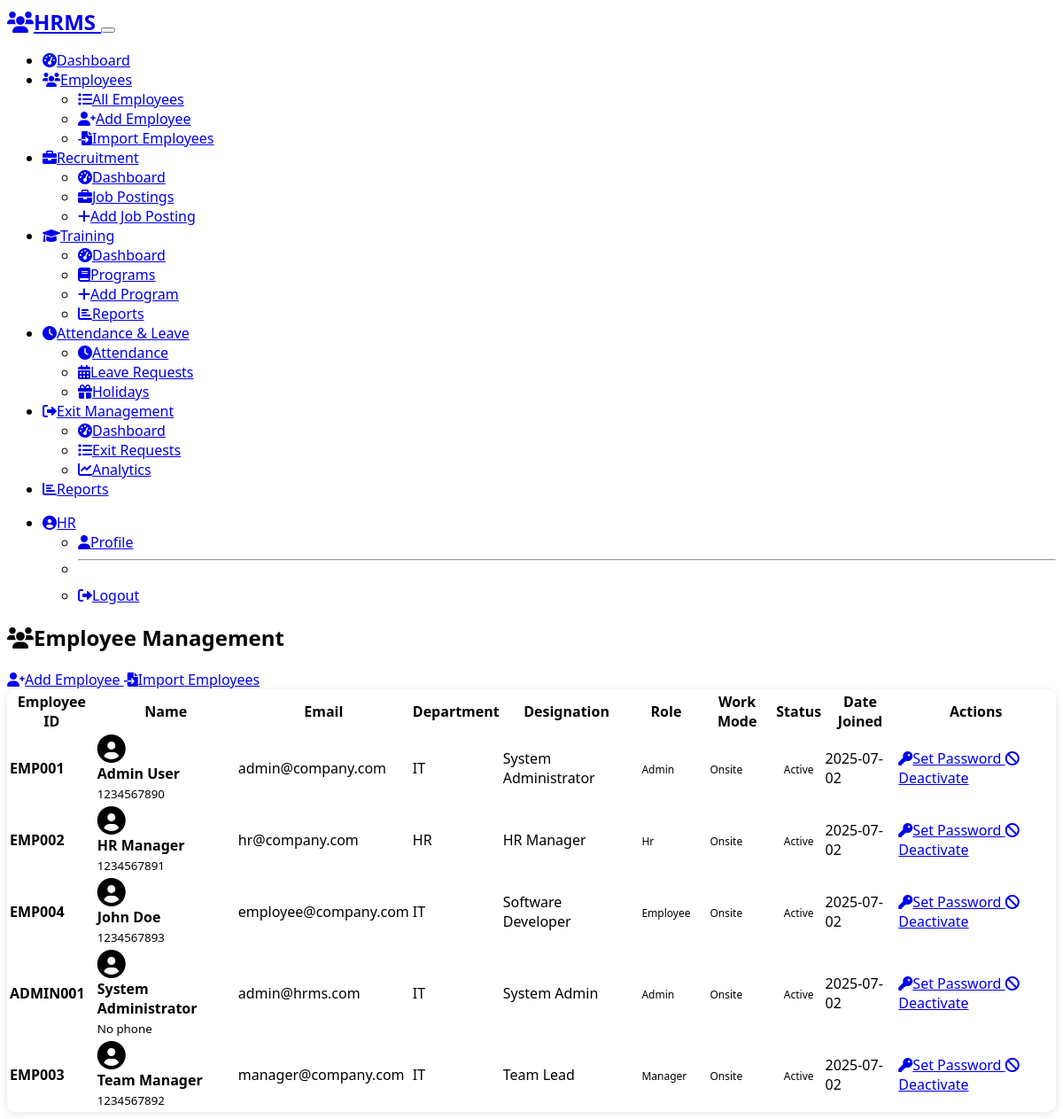
The page /admin/employees (signed in) on the database as committed earlier.
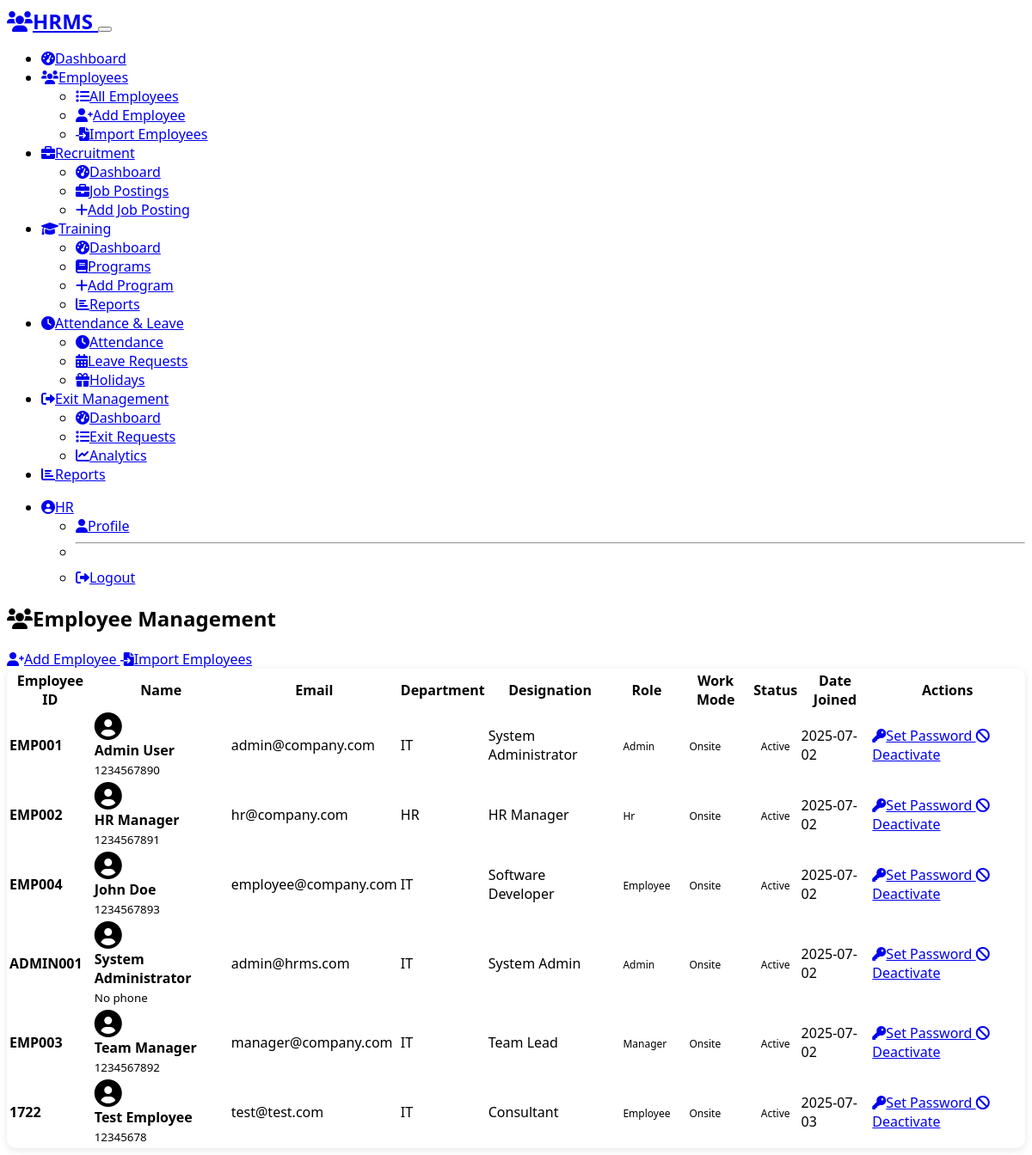
The same page on the database as committed later.
### models.py (models this page shows, shortened)
class User(UserMixin, db.Model):
    __tablename__ = 'users'
    id = db.Column(db.Integer, primary_key=True)
    email = db.Column(db.String(120), unique=True, nullable=False)
    employee_id = db.Column(db.String(20), unique=True, nullable=False)
    first_name = db.Column(db.String(50), nullable=False)
    last_name = db.Column(db.String(50), nullable=False)
    phone = db.Column(db.String(15))
    department = db.Column(db.String(50), nullable=False)
    designation = db.Column(db.String(50), nullable=False)
    work_mode = db.Column(db.String(20), nullable=False, default='onsite')  # onsite/offsite
    role = db.Column(db.String(20), nullable=False, default='employee')  # admin/employee/manager
    manager_id = db.Column(db.Integer, db.ForeignKey('users.id'), nullable=True)
    password_hash = db.Column(db.String(256))
    active = db.Column(db.Boolean, default=True)
    date_joined = db.Column(db.DateTime, default=datetime.utcnow)
    reset_token = db.Column(db.String(100))
    reset_token_expires = db.Column(db.DateTime)
    @property
    def is_active(self):
        return self.active
    attendance_records = db.relationship('Attendance', backref='user', lazy=True)
    leave_requests = db.relationship('LeaveRequest', foreign_keys='LeaveRequest.user_id', backref='user', lazy=True)
    reviewed_leave_requests = db.relationship('LeaveRequest', foreign_keys='LeaveRequest.reviewed_by', backref='reviewer', lazy=True)
    documents = db.relationship('Document', backref='user', lazy=True)
    reportees = db.relationship('User', backref=db.backref('manager', remote_side='User.id'), lazy=True)
    emergency_contacts = db.relationship('EmergencyContact', backref='user', lazy=True)
    job_postings = db.relationship('JobPosting', backref='poster', lazy=True)
    interviews = db.relationship('Interview', backref='interviewer', lazy=True)
    training_programs = db.relationship('TrainingProgram', backref='creator', lazy=True)
    training_enrollments = db.relationship('TrainingEnrollment', backref='user', lazy=True)
    certifications = db.relationship('Certification', backref='user', lazy=True)
    exit_requests = db.relationship('ExitRequest', foreign_keys='ExitRequest.user_id', backref='user', lazy=True)
    approved_exits = db.relationship('ExitRequest', foreign_keys='ExitRequest.approved_by', backref='approver', lazy=True)
    exit_interviews = db.relationship('ExitInterview', backref='interviewer', lazy=True)
    announcements = db.relationship('Announcement', backref='creator', lazy=True)
    policy_documents = db.relationship('PolicyDocument', backref='creator', lazy=True)
    policy_acknowledgments = db.relationship('PolicyAcknowledgment', backref='user', lazy=True)
    employment_history = db.relationship('EmploymentHistory', backref='user', lazy=True)
    @property
    def can_manage_employees(self):
        return self.role in ['admin', 'hr']
    @property
    def full_name(self):
        return f"{self.first_name} {self.last_name}"

### routes/admin.py (the view)
@admin_bp.route('/employees')
@login_required
@admin_required
def employees():
    employees = User.query.order_by(User.first_name).all()
    return render_template('admin/employees.html', employees=employees)

### app.py (called while the page is built)
@login_manager.user_loader
def load_user(user_id):
    from models import User
    return User.query.get(int(user_id))

### routes/admin.py (called while the page is built)
def admin_required(f):
    @wraps(f)
    def decorated_function(*args, **kwargs):
        if not current_user.is_authenticated or not current_user.can_manage_employees:
            flash('Access denied. Admin or HR privileges required.', 'danger')
            return redirect(url_for('main.index'))
        return f(*args, **kwargs)
    return decorated_function

### templates/admin/employees.html (shortened to what the changed rows need)
{% extends "base.html" %}
{% block content %}
<div class="container">
    <div class="d-flex justify-content-between align-items-center mb-4">
        <h2><i class="fas fa-users me-2"></i>Employee Management</h2>
    </div>
    <div class="card">
        <div class="card-body">
            <div class="table-responsive">
                <table class="table table-hover">
                    <thead>
                        <tr>
                            <th>Employee ID</th>
                            <th>Name</th>
                            <th>Email</th>
                            <th>Department</th>
                            <th>Designation</th>
                            <th>Role</th>
                            <th>Work Mode</th>
                            <th>Status</th>
                            <th>Date Joined</th>
                            <th>Actions</th>
                        </tr>
                    </thead>
                    <tbody>
                        {% for employee in employees %}
                        <tr>
                            <td><strong>{{ employee.employee_id }}</strong></td>
                            <td>
                                <div class="d-flex align-items-center">
                                    <i class="fas fa-user-circle fa-2x text-secondary me-2"></i>
                                    <div>
                                        <strong>{{ employee.full_name }}</strong><br>
                                        <small class="text-muted">{{ employee.phone or 'No phone' }}</small>
                                    </div>
                                </div>
                            </td>
                            <td>{{ employee.email }}</td>
                            <td>{{ employee.department }}</td>
                            <td>{{ employee.designation }}</td>
                            <td>
                                <span class="badge bg-{{ 'danger' if employee.role == 'admin' else ('warning' if employee.role == 'hr' else ('primary' if employee.role == 'manager' else 'secondary')) }}">
                                    {{ employee.role|title }}
                                </span>
                            </td>
                            <td>
                                <span class="badge bg-{{ 'success' if employee.work_mode == 'onsite' else 'info' }}">
                                    {{ employee.work_mode|title }}
                                </span>
                            </td>
                            <td>
                                <span class="badge bg-{{ 'success' if employee.active else 'danger' }}">
                                    {{ 'Active' if employee.active else 'Inactive' }}
                                </span>
                            </td>
                            <td>{{ employee.date_joined.strftime('%Y-%m-%d') }}</td>
                            <td>
                                <a href="{{ url_for('admin.set_employee_password', emp_id=employee.id) }}"
                                   class="btn btn-sm btn-info me-1">
                                    <i class="fas fa-key me-1"></i>Set Password
                                </a>
                                <a href="{{ url_for('admin.toggle_employee_status', emp_id=employee.id) }}"
                                   class="btn btn-sm btn-{{ 'warning' if employee.active else 'success' }}"
                                   onclick="return confirm('Are you sure you want to {{ 'deactivate' if employee.active else 'activate' }} this employee?')">
                                    <i class="fas fa-{{ 'ban' if employee.active else 'check' }}"></i>
                                    {{ 'Deactivate' if employee.active else 'Activate' }}
                                </a>
                            </td>
                        </tr>
                        {% endfor %}
                    </tbody>
                </table>
            </div>
        </div>
    </div>
</div>
{% endblock %}

### templates/base.html (shortened to what the changed rows need)
<!DOCTYPE html>
<html lang="en" data-bs-theme="dark">
<head>
    <link href="https://cdn.replit.com/agent/bootstrap-agent-dark-theme.min.css" rel="stylesheet">
    <link href="https://cdnjs.cloudflare.com/ajax/libs/font-awesome/6.0.0/css/all.min.css" rel="stylesheet">
    <link href="{{ url_for('static', filename='css/custom.css') }}" rel="stylesheet">
</head>
<body>
    {% if current_user.is_authenticated %}
    <nav class="navbar navbar-expand-lg navbar-dark bg-dark">
        <div class="container">
            <a class="navbar-brand" href="{{ url_for('main.index') }}">
                <i class="fas fa-users me-2"></i>HRMS
            </a>
            <button class="navbar-toggler" type="button" data-bs-toggle="collapse" data-bs-target="#navbarNav">
            </button>
            <div class="collapse navbar-collapse" id="navbarNav">
                <ul class="navbar-nav me-auto">
                    {% if current_user.can_manage_employees %}
                        <li class="nav-item">
                            <a class="nav-link" href="{{ url_for('admin.dashboard') }}">
                                <i class="fas fa-tachometer-alt me-1"></i>Dashboard
                            </a>
                        </li>
                        <li class="nav-item dropdown">
                            <a class="nav-link dropdown-toggle" href="#" role="button" data-bs-toggle="dropdown">
                                <i class="fas fa-users me-1"></i>Employees
                            </a>
                            <ul class="dropdown-menu">
                                <li><a class="dropdown-item" href="{{ url_for('admin.employees') }}">
                                    <i class="fas fa-list me-2"></i>All Employees
                                </a></li>
                                <li><a class="dropdown-item" href="{{ url_for('admin.add_employee') }}">
                                    <i class="fas fa-user-plus me-2"></i>Add Employee
                                </a></li>
                                <li><a class="dropdown-item" href="{{ url_for('reports.import_employees') }}">
                                    <i class="fas fa-file-import me-2"></i>Import Employees
                                </a></li>
                            </ul>
                        </li>
                        <li class="nav-item dropdown">
                            <a class="nav-link dropdown-toggle" href="#" role="button" data-bs-toggle="dropdown">
                                <i class="fas fa-briefcase me-1"></i>Recruitment
                            </a>
                            <ul class="dropdown-menu">
                                <li><a class="dropdown-item" href="{{ url_for('recruitment.dashboard') }}">
                                    <i class="fas fa-tachometer-alt me-2"></i>Dashboard
                                </a></li>
                                <li><a class="dropdown-item" href="{{ url_for('recruitment.jobs') }}">
                                    <i class="fas fa-briefcase me-2"></i>Job Postings
                                </a></li>
                                <li><a class="dropdown-item" href="{{ url_for('recruitment.add_job') }}">
                                    <i class="fas fa-plus me-2"></i>Add Job Posting
                                </a></li>
                            </ul>
                        </li>
                        <li class="nav-item dropdown">
                            <a class="nav-link dropdown-toggle" href="#" role="button" data-bs-toggle="dropdown">
                                <i class="fas fa-graduation-cap me-1"></i>Training
                            </a>
                            <ul class="dropdown-menu">
                                <li><a class="dropdown-item" href="{{ url_for('training.dashboard') }}">
                                    <i class="fas fa-tachometer-alt me-2"></i>Dashboard
                                </a></li>
                                <li><a class="dropdown-item" href="{{ url_for('training.programs') }}">
                                    <i class="fas fa-book me-2"></i>Programs
                                </a></li>
                                <li><a class="dropdown-item" href="{{ url_for('training.add_program') }}">
                                    <i class="fas fa-plus me-2"></i>Add Program
                                </a></li>
                                <li><a class="dropdown-item" href="{{ url_for('training.training_reports') }}">
                                    <i class="fas fa-chart-bar me-2"></i>Reports
                                </a></li>
                            </ul>
                        </li>
                        <li class="nav-item dropdown">
                            <a class="nav-link dropdown-toggle" href="#" role="button" data-bs-toggle="dropdown">
                                <i class="fas fa-clock me-1"></i>Attendance & Leave
                            </a>
                            <ul class="dropdown-menu">
                                <li><a class="dropdown-item" href="{{ url_for('admin.attendance') }}">
                                    <i class="fas fa-clock me-2"></i>Attendance
                                </a></li>
                                <li><a class="dropdown-item" href="{{ url_for('admin.leaves') }}">
                                    <i class="fas fa-calendar-alt me-2"></i>Leave Requests
                                </a></li>
                                <li><a class="dropdown-item" href="{{ url_for('admin.holidays') }}">
                                    <i class="fas fa-gift me-2"></i>Holidays
                                </a></li>
                            </ul>
                        </li>
                        <li class="nav-item dropdown">
                            <a class="nav-link dropdown-toggle" href="#" role="button" data-bs-toggle="dropdown">
                                <i class="fas fa-sign-out-alt me-1"></i>Exit Management
                            </a>
                            <ul class="dropdown-menu">
                                <li><a class="dropdown-item" href="{{ url_for('exit_management.dashboard') }}">
                                    <i class="fas fa-tachometer-alt me-2"></i>Dashboard
                                </a></li>
                                <li><a class="dropdown-item" href="{{ url_for('exit_management.exit_requests') }}">
                                    <i class="fas fa-list me-2"></i>Exit Requests
                                </a></li>
                                <li><a class="dropdown-item" href="{{ url_for('exit_management.exit_analytics') }}">
                                    <i class="fas fa-chart-line me-2"></i>Analytics
                                </a></li>
                            </ul>
                        </li>
                        <li class="nav-item">
                            <a class="nav-link" href="{{ url_for('reports.index') }}">
                                <i class="fas fa-chart-bar me-1"></i>Reports
                            </a>
                        </li>
                    {% endif %}
                </ul>
                <ul class="navbar-nav">
                    <li class="nav-item dropdown">
                        <a class="nav-link dropdown-toggle" href="#" role="button" data-bs-toggle="dropdown">
                            <i class="fas fa-user-circle me-1"></i>{{ current_user.first_name }}
                        </a>
                        <ul class="dropdown-menu dropdown-menu-end">
                            <li><a class="dropdown-item" href="{{ url_for('employee.profile') }}">
                                <i class="fas fa-user me-2"></i>Profile
                            </a></li>
                            <li><hr class="dropdown-divider"></li>
                            <li><a class="dropdown-item" href="{{ url_for('auth.logout') }}">
                                <i class="fas fa-sign-out-alt me-2"></i>Logout
                            </a></li>
                        </ul>
                    </li>
                </ul>
            </div>
        </div>
    </nav>
    {% endif %}
    <main class="{% if current_user.is_authenticated %}py-4{% endif %}">
        {% block content %}{% endblock %}
    </main>
</body>
</html>

Rows that differ between the two databases and show on the page:
added User: employee_id "1722", full_name "Test Employee", phone "12345678", email "test@test.com", department "IT", designation "Consultant", role "Employee", work_mode "Onsite", active "Active", date_joined "2025-07-03", active "Deactivate"
